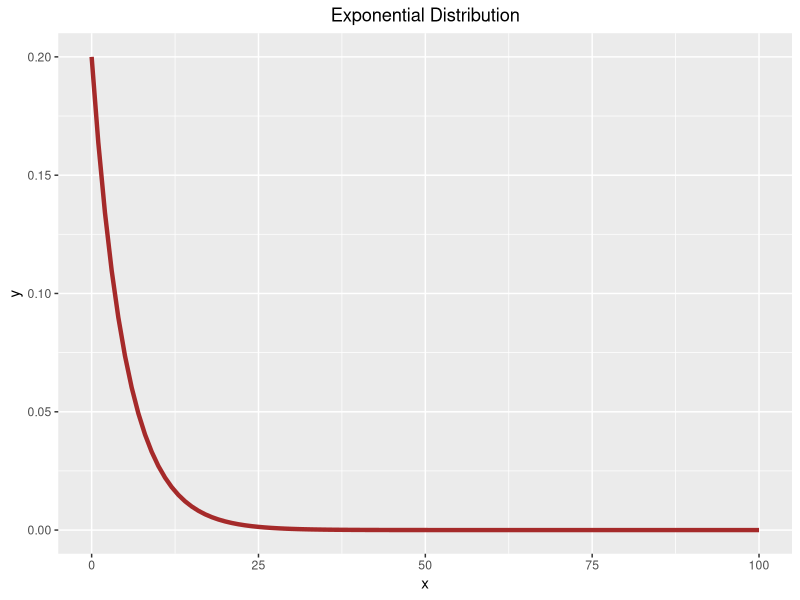

Reproduce this figure in R. (Note: this script raises an error after producing the figure.)
##load needed package
library(ggplot2)
library(gridExtra)

##plotting exponential distribution with rate 0.2
ggplot(data.frame(x=c(0,100)), aes(x=x)) +
  stat_function(fun=dexp, args=list(rate=0.2), colour="brown", linewidth =1.5) +
  ggtitle("Exponential Distribution") +
  theme(plot.title = element_text(hjust = 0.5))

##theoretical average of sample mean of size 40
##By CLT, the distribution of sample means approximates a normal distribution (i.e., a “bell curve”) 
##as the sample size becomes larger, regardless of the population's actual distribution shape.
##the mean of population is 5

##make a thousand of random exponential sample of size 40

n=40
B=1000

set.seed(123)
randomexp <- rexp(n*B, rate = 0.2)
samples40 <- matrix(randomexp, nrow=B, ncol = n)

samplemeans <- apply(sample, MARGIN = 1, mean)

aver_sam_means <- mean(samplemeans)

aver_sam_means

##What is theoretical variance of the distribution of sample mean?

theo_sam_var <- 5^2/n
theo_sam_var

##What is the variance of a thousand of sample means?

var_sam_means <- sd(samplemeans)
var_sam_means

## the distribution of a large collection of random exponentials VS 
## the distribution of a large collection of averages of 40 exponentials.

samplemeans <- data.frame(x=samplemeans)

samplepoints <- data.frame(x=rexp(1000, rate=0.2))

p <- ggplot(samplemeans, aes(x=x)) + 
  geom_histogram(aes(y=..density..), binwidth=0.1, color='black') +
  geom_density(alpha=0.3, fill='red') +
  geom_vline(aes(xintercept=mean(x)), color='blue', linetype='dashed', size=1)

q <- ggplot(samplepoints, aes(x=x)) +
  geom_histogram(aes(y=..density..), binwidth=0.4, color='black') +
  geom_density(alpha=0.3, fill='red') +
  geom_vline(aes(xintercept=mean(x)), color='blue', linetype='dashed', size=1)

grid.arrange(q, p, ncol=2)


##the distribution of averages of 40 exponentials is approximating a normal
##distribution in regardless of the distribution of 
##a large collection of random exponentials that is not 
##approximating normal distribution.
